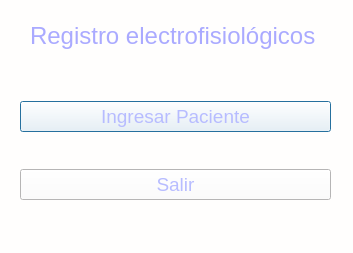
<?xml version="1.0" encoding="UTF-8"?>
<ui version="4.0">
 <class>Ventana_principal</class>
 <widget class="QDialog" name="Ventana_principal">
  <property name="geometry">
   <rect>
    <x>0</x>
    <y>0</y>
    <width>353</width>
    <height>253</height>
   </rect>
  </property>
  <property name="windowTitle">
   <string>Dialog</string>
  </property>
  <property name="styleSheet">
   <string notr="true">background-color: rgb(255, 254, 253);</string>
  </property>
  <widget class="QWidget" name="verticalLayoutWidget">
   <property name="geometry">
    <rect>
     <x>20</x>
     <y>70</y>
     <width>311</width>
     <height>161</height>
    </rect>
   </property>
   <layout class="QVBoxLayout" name="verticalLayout">
    <item>
     <widget class="QPushButton" name="ingresar_pac">
      <property name="font">
       <font>
        <pointsize>14</pointsize>
       </font>
      </property>
      <property name="styleSheet">
       <string notr="true">color: rgb(183, 188, 255);</string>
      </property>
      <property name="text">
       <string>Ingresar Paciente</string>
      </property>
     </widget>
    </item>
    <item>
     <widget class="QPushButton" name="salir">
      <property name="font">
       <font>
        <pointsize>14</pointsize>
       </font>
      </property>
      <property name="styleSheet">
       <string notr="true">color: rgb(183, 188, 255);
</string>
      </property>
      <property name="text">
       <string>Salir</string>
      </property>
     </widget>
    </item>
   </layout>
  </widget>
  <widget class="QLabel" name="label">
   <property name="geometry">
    <rect>
     <x>30</x>
     <y>10</y>
     <width>331</width>
     <height>51</height>
    </rect>
   </property>
   <property name="font">
    <font>
     <family>MS Sans Serif</family>
     <pointsize>18</pointsize>
    </font>
   </property>
   <property name="styleSheet">
    <string notr="true">color: rgb(170, 170, 255);</string>
   </property>
   <property name="text">
    <string>Registro electrofisiológicos</string>
   </property>
  </widget>
 </widget>
 <resources/>
 <connections/>
</ui>
